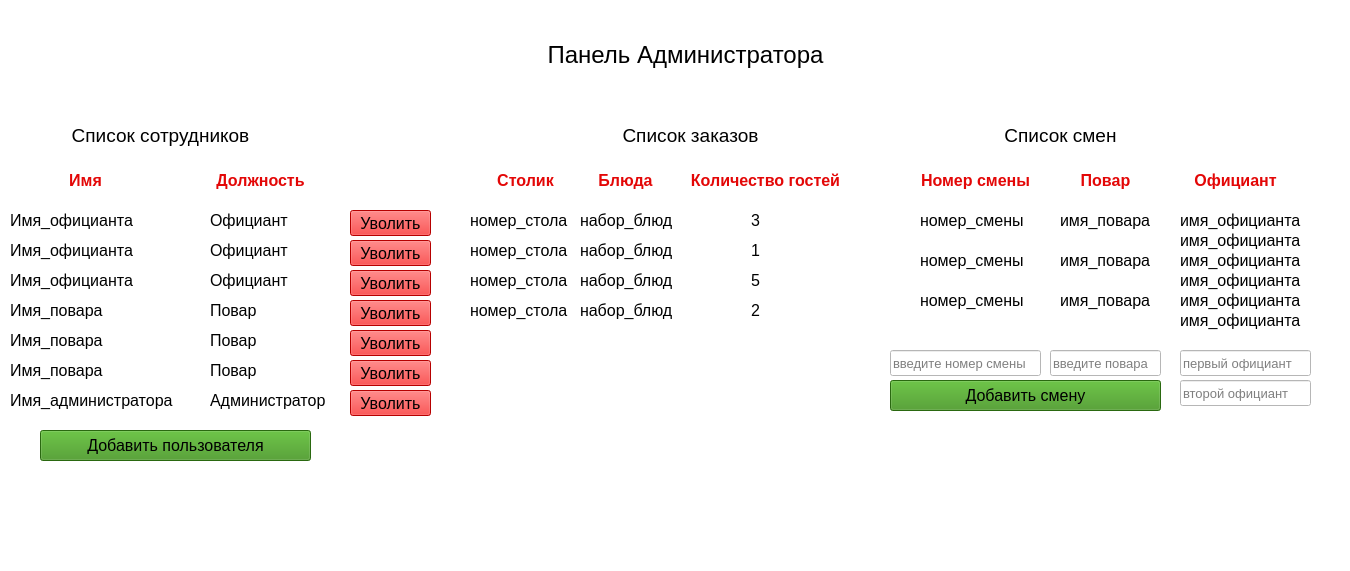
 <widget class="QMainWindow" name="AdminWindow">
  <property name="geometry">
   <rect>
    <x>0</x>
    <y>0</y>
    <width>1350</width>
    <height>571</height>
   </rect>
  </property>
  <property name="font">
   <font>
    <pointsize>16</pointsize>
   </font>
  </property>
  <property name="windowTitle">
   <string>Панель администратора</string>
  </property>
  <property name="styleSheet">
   <string notr="true">background-color: rgb(255, 255, 255);</string>
  </property>
  <widget class="QWidget" name="centralwidget">
   <widget class="QLabel" name="labelTitleWindow">
    <property name="geometry">
     <rect>
      <x>510</x>
      <y>30</y>
      <width>351</width>
      <height>51</height>
     </rect>
    </property>
    <property name="text">
     <string>&lt;html&gt;&lt;head/&gt;&lt;body&gt;&lt;p align=&quot;center&quot;&gt;&lt;span style=&quot; font-size:18pt;&quot;&gt;Панель Администратора&lt;/span&gt;&lt;/p&gt;&lt;/body&gt;&lt;/html&gt;</string>
    </property>
   </widget>
   <widget class="QLabel" name="labelEmployee">
    <property name="geometry">
     <rect>
      <x>40</x>
      <y>120</y>
      <width>241</width>
      <height>31</height>
     </rect>
    </property>
    <property name="font">
     <font>
      <pointsize>14</pointsize>
     </font>
    </property>
    <property name="text">
     <string>&lt;html&gt;&lt;head/&gt;&lt;body&gt;&lt;p align=&quot;center&quot;&gt;Список сотрудников&lt;/p&gt;&lt;/body&gt;&lt;/html&gt;</string>
    </property>
   </widget>
   <widget class="QLabel" name="labelOrder">
    <property name="geometry">
     <rect>
      <x>590</x>
      <y>120</y>
      <width>201</width>
      <height>31</height>
     </rect>
    </property>
    <property name="font">
     <font>
      <pointsize>14</pointsize>
     </font>
    </property>
    <property name="text">
     <string>&lt;html&gt;&lt;head/&gt;&lt;body&gt;&lt;p align=&quot;center&quot;&gt;Список заказов&lt;/p&gt;&lt;/body&gt;&lt;/html&gt;</string>
    </property>
   </widget>
   <widget class="QLabel" name="labelShift">
    <property name="geometry">
     <rect>
      <x>970</x>
      <y>120</y>
      <width>181</width>
      <height>31</height>
     </rect>
    </property>
    <property name="font">
     <font>
      <pointsize>14</pointsize>
     </font>
    </property>
    <property name="text">
     <string>&lt;html&gt;&lt;head/&gt;&lt;body&gt;&lt;p align=&quot;center&quot;&gt;Список смен&lt;/p&gt;&lt;/body&gt;&lt;/html&gt;</string>
    </property>
   </widget>
   <widget class="QLabel" name="label">
    <property name="geometry">
     <rect>
      <x>40</x>
      <y>170</y>
      <width>91</width>
      <height>21</height>
     </rect>
    </property>
    <property name="font">
     <font>
      <pointsize>12</pointsize>
     </font>
    </property>
    <property name="text">
     <string>&lt;html&gt;&lt;head/&gt;&lt;body&gt;&lt;p align=&quot;center&quot;&gt;&lt;span style=&quot; font-weight:600; color:#e30707;&quot;&gt;Имя&lt;/span&gt;&lt;/p&gt;&lt;/body&gt;&lt;/html&gt;</string>
    </property>
   </widget>
   <widget class="QLabel" name="label_2">
    <property name="geometry">
     <rect>
      <x>210</x>
      <y>170</y>
      <width>101</width>
      <height>21</height>
     </rect>
    </property>
    <property name="font">
     <font>
      <pointsize>12</pointsize>
     </font>
    </property>
    <property name="text">
     <string>&lt;html&gt;&lt;head/&gt;&lt;body&gt;&lt;p align=&quot;center&quot;&gt;&lt;span style=&quot; font-weight:600; color:#e30707;&quot;&gt;Должность&lt;/span&gt;&lt;/p&gt;&lt;/body&gt;&lt;/html&gt;</string>
    </property>
   </widget>
   <widget class="QLabel" name="label_3">
    <property name="geometry">
     <rect>
      <x>10</x>
      <y>200</y>
      <width>141</width>
      <height>41</height>
     </rect>
    </property>
    <property name="font">
     <font>
      <pointsize>12</pointsize>
     </font>
    </property>
    <property name="text">
     <string>&lt;html&gt;&lt;head/&gt;&lt;body&gt;&lt;p&gt;Имя_официанта&lt;/p&gt;&lt;/body&gt;&lt;/html&gt;</string>
    </property>
   </widget>
   <widget class="QLabel" name="label_4">
    <property name="geometry">
     <rect>
      <x>210</x>
      <y>210</y>
      <width>91</width>
      <height>21</height>
     </rect>
    </property>
    <property name="font">
     <font>
      <pointsize>12</pointsize>
     </font>
    </property>
    <property name="text">
     <string>&lt;html&gt;&lt;head/&gt;&lt;body&gt;&lt;p&gt;Официант&lt;/p&gt;&lt;/body&gt;&lt;/html&gt;</string>
    </property>
   </widget>
   <widget class="QLabel" name="label_5">
    <property name="geometry">
     <rect>
      <x>10</x>
      <y>300</y>
      <width>101</width>
      <height>21</height>
     </rect>
    </property>
    <property name="font">
     <font>
      <pointsize>12</pointsize>
     </font>
    </property>
    <property name="text">
     <string>&lt;html&gt;&lt;head/&gt;&lt;body&gt;&lt;p&gt;Имя_повара&lt;/p&gt;&lt;/body&gt;&lt;/html&gt;</string>
    </property>
   </widget>
   <widget class="QLabel" name="label_6">
    <property name="geometry">
     <rect>
      <x>210</x>
      <y>240</y>
      <width>91</width>
      <height>21</height>
     </rect>
    </property>
    <property name="font">
     <font>
      <pointsize>12</pointsize>
     </font>
    </property>
    <property name="text">
     <string>&lt;html&gt;&lt;head/&gt;&lt;body&gt;&lt;p&gt;Официант&lt;/p&gt;&lt;/body&gt;&lt;/html&gt;</string>
    </property>
   </widget>
   <widget class="QLabel" name="label_7">
    <property name="geometry">
     <rect>
      <x>10</x>
      <y>230</y>
      <width>141</width>
      <height>41</height>
     </rect>
    </property>
    <property name="font">
     <font>
      <pointsize>12</pointsize>
     </font>
    </property>
    <property name="text">
     <string>&lt;html&gt;&lt;head/&gt;&lt;body&gt;&lt;p&gt;Имя_официанта&lt;/p&gt;&lt;/body&gt;&lt;/html&gt;</string>
    </property>
   </widget>
   <widget class="QLabel" name="label_8">
    <property name="geometry">
     <rect>
      <x>10</x>
      <y>260</y>
      <width>141</width>
      <height>41</height>
     </rect>
    </property>
    <property name="font">
     <font>
      <pointsize>12</pointsize>
     </font>
    </property>
    <property name="text">
     <string>&lt;html&gt;&lt;head/&gt;&lt;body&gt;&lt;p&gt;Имя_официанта&lt;/p&gt;&lt;/body&gt;&lt;/html&gt;</string>
    </property>
   </widget>
   <widget class="QLabel" name="label_9">
    <property name="geometry">
     <rect>
      <x>210</x>
      <y>270</y>
      <width>91</width>
      <height>21</height>
     </rect>
    </property>
    <property name="font">
     <font>
      <pointsize>12</pointsize>
     </font>
    </property>
    <property name="text">
     <string>&lt;html&gt;&lt;head/&gt;&lt;body&gt;&lt;p&gt;Официант&lt;/p&gt;&lt;/body&gt;&lt;/html&gt;</string>
    </property>
   </widget>
   <widget class="QLabel" name="label_10">
    <property name="geometry">
     <rect>
      <x>210</x>
      <y>300</y>
      <width>91</width>
      <height>21</height>
     </rect>
    </property>
    <property name="font">
     <font>
      <pointsize>12</pointsize>
     </font>
    </property>
    <property name="text">
     <string>&lt;html&gt;&lt;head/&gt;&lt;body&gt;&lt;p&gt;Повар&lt;/p&gt;&lt;/body&gt;&lt;/html&gt;</string>
    </property>
   </widget>
   <widget class="QLabel" name="label_11">
    <property name="geometry">
     <rect>
      <x>10</x>
      <y>330</y>
      <width>101</width>
      <height>21</height>
     </rect>
    </property>
    <property name="font">
     <font>
      <pointsize>12</pointsize>
     </font>
    </property>
    <property name="text">
     <string>&lt;html&gt;&lt;head/&gt;&lt;body&gt;&lt;p&gt;Имя_повара&lt;/p&gt;&lt;/body&gt;&lt;/html&gt;</string>
    </property>
   </widget>
   <widget class="QLabel" name="label_12">
    <property name="geometry">
     <rect>
      <x>210</x>
      <y>330</y>
      <width>91</width>
      <height>21</height>
     </rect>
    </property>
    <property name="font">
     <font>
      <pointsize>12</pointsize>
     </font>
    </property>
    <property name="text">
     <string>&lt;html&gt;&lt;head/&gt;&lt;body&gt;&lt;p&gt;Повар&lt;/p&gt;&lt;/body&gt;&lt;/html&gt;</string>
    </property>
   </widget>
   <widget class="QLabel" name="label_13">
    <property name="geometry">
     <rect>
      <x>10</x>
      <y>360</y>
      <width>101</width>
      <height>21</height>
     </rect>
    </property>
    <property name="font">
     <font>
      <pointsize>12</pointsize>
     </font>
    </property>
    <property name="text">
     <string>&lt;html&gt;&lt;head/&gt;&lt;body&gt;&lt;p&gt;Имя_повара&lt;/p&gt;&lt;/body&gt;&lt;/html&gt;</string>
    </property>
   </widget>
   <widget class="QLabel" name="label_14">
    <property name="geometry">
     <rect>
      <x>210</x>
      <y>360</y>
      <width>91</width>
      <height>21</height>
     </rect>
    </property>
    <property name="font">
     <font>
      <pointsize>12</pointsize>
     </font>
    </property>
    <property name="text">
     <string>&lt;html&gt;&lt;head/&gt;&lt;body&gt;&lt;p&gt;Повар&lt;/p&gt;&lt;/body&gt;&lt;/html&gt;</string>
    </property>
   </widget>
   <widget class="QLabel" name="label_15">
    <property name="geometry">
     <rect>
      <x>10</x>
      <y>390</y>
      <width>171</width>
      <height>21</height>
     </rect>
    </property>
    <property name="font">
     <font>
      <pointsize>12</pointsize>
     </font>
    </property>
    <property name="text">
     <string>&lt;html&gt;&lt;head/&gt;&lt;body&gt;&lt;p&gt;Имя_администратора&lt;/p&gt;&lt;/body&gt;&lt;/html&gt;</string>
    </property>
   </widget>
   <widget class="QLabel" name="label_16">
    <property name="geometry">
     <rect>
      <x>210</x>
      <y>390</y>
      <width>131</width>
      <height>21</height>
     </rect>
    </property>
    <property name="font">
     <font>
      <pointsize>12</pointsize>
     </font>
    </property>
    <property name="text">
     <string>&lt;html&gt;&lt;head/&gt;&lt;body&gt;&lt;p&gt;Администратор&lt;/p&gt;&lt;/body&gt;&lt;/html&gt;</string>
    </property>
   </widget>
   <widget class="QLabel" name="label_17">
    <property name="geometry">
     <rect>
      <x>480</x>
      <y>170</y>
      <width>91</width>
      <height>21</height>
     </rect>
    </property>
    <property name="font">
     <font>
      <pointsize>12</pointsize>
     </font>
    </property>
    <property name="text">
     <string>&lt;html&gt;&lt;head/&gt;&lt;body&gt;&lt;p align=&quot;center&quot;&gt;&lt;span style=&quot; font-weight:600; color:#e30707;&quot;&gt;Столик&lt;/span&gt;&lt;/p&gt;&lt;/body&gt;&lt;/html&gt;</string>
    </property>
   </widget>
   <widget class="QLabel" name="label_18">
    <property name="geometry">
     <rect>
      <x>580</x>
      <y>170</y>
      <width>91</width>
      <height>21</height>
     </rect>
    </property>
    <property name="font">
     <font>
      <pointsize>12</pointsize>
     </font>
    </property>
    <property name="text">
     <string>&lt;html&gt;&lt;head/&gt;&lt;body&gt;&lt;p align=&quot;center&quot;&gt;&lt;span style=&quot; font-weight:600; color:#e30707;&quot;&gt;Блюда&lt;/span&gt;&lt;/p&gt;&lt;/body&gt;&lt;/html&gt;</string>
    </property>
   </widget>
   <widget class="QLabel" name="label_19">
    <property name="geometry">
     <rect>
      <x>680</x>
      <y>150</y>
      <width>171</width>
      <height>61</height>
     </rect>
    </property>
    <property name="font">
     <font>
      <pointsize>12</pointsize>
     </font>
    </property>
    <property name="text">
     <string>&lt;!DOCTYPE HTML PUBLIC &quot;-//W3C//DTD HTML 4.0//EN&quot; &quot;http://www.w3.org/TR/REC-html40/strict.dtd&quot;&gt;
&lt;html&gt;&lt;head&gt;&lt;meta name=&quot;qrichtext&quot; content=&quot;1&quot; /&gt;&lt;style type=&quot;text/css&quot;&gt;
p, li { white-space: pre-wrap; }
&lt;/style&gt;&lt;/head&gt;&lt;body style=&quot; font-family:'Open Sans'; font-size:12pt; font-weight:400; font-style:normal;&quot;&gt;
&lt;p align=&quot;center&quot; style=&quot; margin-top:12px; margin-bottom:12px; margin-left:0px; margin-right:0px; -qt-block-indent:0; text-indent:0px;&quot;&gt;&lt;span style=&quot; font-weight:600; color:#e30707;&quot;&gt;Количество гостей&lt;/span&gt;&lt;/p&gt;&lt;/body&gt;&lt;/html&gt;</string>
    </property>
   </widget>
   <widget class="QLabel" name="label_20">
    <property name="geometry">
     <rect>
      <x>470</x>
      <y>210</y>
      <width>101</width>
      <height>21</height>
     </rect>
    </property>
    <property name="font">
     <font>
      <pointsize>12</pointsize>
     </font>
    </property>
    <property name="text">
     <string>&lt;html&gt;&lt;head/&gt;&lt;body&gt;&lt;p&gt;номер_стола&lt;/p&gt;&lt;/body&gt;&lt;/html&gt;</string>
    </property>
   </widget>
   <widget class="QLabel" name="label_21">
    <property name="geometry">
     <rect>
      <x>470</x>
      <y>240</y>
      <width>101</width>
      <height>21</height>
     </rect>
    </property>
    <property name="font">
     <font>
      <pointsize>12</pointsize>
     </font>
    </property>
    <property name="text">
     <string>&lt;html&gt;&lt;head/&gt;&lt;body&gt;&lt;p&gt;номер_стола&lt;/p&gt;&lt;/body&gt;&lt;/html&gt;</string>
    </property>
   </widget>
   <widget class="QLabel" name="label_22">
    <property name="geometry">
     <rect>
      <x>470</x>
      <y>270</y>
      <width>101</width>
      <height>21</height>
     </rect>
    </property>
    <property name="font">
     <font>
      <pointsize>12</pointsize>
     </font>
    </property>
    <property name="text">
     <string>&lt;html&gt;&lt;head/&gt;&lt;body&gt;&lt;p&gt;номер_стола&lt;/p&gt;&lt;/body&gt;&lt;/html&gt;</string>
    </property>
   </widget>
   <widget class="QLabel" name="label_23">
    <property name="geometry">
     <rect>
      <x>470</x>
      <y>300</y>
      <width>101</width>
      <height>21</height>
     </rect>
    </property>
    <property name="font">
     <font>
      <pointsize>12</pointsize>
     </font>
    </property>
    <property name="text">
     <string>&lt;html&gt;&lt;head/&gt;&lt;body&gt;&lt;p&gt;номер_стола&lt;/p&gt;&lt;/body&gt;&lt;/html&gt;</string>
    </property>
   </widget>
   <widget class="QLabel" name="label_24">
    <property name="geometry">
     <rect>
      <x>580</x>
      <y>210</y>
      <width>101</width>
      <height>21</height>
     </rect>
    </property>
    <property name="font">
     <font>
      <pointsize>12</pointsize>
     </font>
    </property>
    <property name="text">
     <string>&lt;html&gt;&lt;head/&gt;&lt;body&gt;&lt;p&gt;набор_блюд&lt;/p&gt;&lt;/body&gt;&lt;/html&gt;</string>
    </property>
   </widget>
   <widget class="QLabel" name="label_25">
    <property name="geometry">
     <rect>
      <x>580</x>
      <y>240</y>
      <width>101</width>
      <height>21</height>
     </rect>
    </property>
    <property name="font">
     <font>
      <pointsize>12</pointsize>
     </font>
    </property>
    <property name="text">
     <string>&lt;html&gt;&lt;head/&gt;&lt;body&gt;&lt;p&gt;набор_блюд&lt;/p&gt;&lt;/body&gt;&lt;/html&gt;</string>
    </property>
   </widget>
   <widget class="QLabel" name="label_26">
    <property name="geometry">
     <rect>
      <x>580</x>
      <y>270</y>
      <width>101</width>
      <height>21</height>
     </rect>
    </property>
    <property name="font">
     <font>
      <pointsize>12</pointsize>
     </font>
    </property>
    <property name="text">
     <string>&lt;html&gt;&lt;head/&gt;&lt;body&gt;&lt;p&gt;набор_блюд&lt;/p&gt;&lt;/body&gt;&lt;/html&gt;</string>
    </property>
   </widget>
   <widget class="QLabel" name="label_27">
    <property name="geometry">
     <rect>
      <x>580</x>
      <y>300</y>
      <width>101</width>
      <height>21</height>
     </rect>
    </property>
    <property name="font">
     <font>
      <pointsize>12</pointsize>
     </font>
    </property>
    <property name="text">
     <string>&lt;html&gt;&lt;head/&gt;&lt;body&gt;&lt;p&gt;набор_блюд&lt;/p&gt;&lt;/body&gt;&lt;/html&gt;</string>
    </property>
   </widget>
   <widget class="QLabel" name="label_28">
    <property name="geometry">
     <rect>
      <x>740</x>
      <y>210</y>
      <width>31</width>
      <height>21</height>
     </rect>
    </property>
    <property name="font">
     <font>
      <pointsize>12</pointsize>
     </font>
    </property>
    <property name="text">
     <string>&lt;html&gt;&lt;head/&gt;&lt;body&gt;&lt;p align=&quot;center&quot;&gt;3&lt;/p&gt;&lt;/body&gt;&lt;/html&gt;</string>
    </property>
   </widget>
   <widget class="QLabel" name="label_29">
    <property name="geometry">
     <rect>
      <x>740</x>
      <y>240</y>
      <width>31</width>
      <height>21</height>
     </rect>
    </property>
    <property name="font">
     <font>
      <pointsize>12</pointsize>
     </font>
    </property>
    <property name="text">
     <string>&lt;html&gt;&lt;head/&gt;&lt;body&gt;&lt;p align=&quot;center&quot;&gt;1&lt;/p&gt;&lt;/body&gt;&lt;/html&gt;</string>
    </property>
   </widget>
   <widget class="QLabel" name="label_30">
    <property name="geometry">
     <rect>
      <x>740</x>
      <y>270</y>
      <width>31</width>
      <height>21</height>
     </rect>
    </property>
    <property name="font">
     <font>
      <pointsize>12</pointsize>
     </font>
    </property>
    <property name="text">
     <string>&lt;html&gt;&lt;head/&gt;&lt;body&gt;&lt;p align=&quot;center&quot;&gt;5&lt;/p&gt;&lt;/body&gt;&lt;/html&gt;</string>
    </property>
   </widget>
   <widget class="QLabel" name="label_31">
    <property name="geometry">
     <rect>
      <x>740</x>
      <y>300</y>
      <width>31</width>
      <height>21</height>
     </rect>
    </property>
    <property name="font">
     <font>
      <pointsize>12</pointsize>
     </font>
    </property>
    <property name="text">
     <string>&lt;html&gt;&lt;head/&gt;&lt;body&gt;&lt;p align=&quot;center&quot;&gt;2&lt;/p&gt;&lt;/body&gt;&lt;/html&gt;</string>
    </property>
   </widget>
   <widget class="QLabel" name="label_32">
    <property name="geometry">
     <rect>
      <x>910</x>
      <y>170</y>
      <width>131</width>
      <height>21</height>
     </rect>
    </property>
    <property name="font">
     <font>
      <pointsize>12</pointsize>
     </font>
    </property>
    <property name="text">
     <string>&lt;html&gt;&lt;head/&gt;&lt;body&gt;&lt;p align=&quot;center&quot;&gt;&lt;span style=&quot; font-weight:600; color:#e30707;&quot;&gt;Номер смены&lt;/span&gt;&lt;/p&gt;&lt;/body&gt;&lt;/html&gt;</string>
    </property>
   </widget>
   <widget class="QLabel" name="label_33">
    <property name="geometry">
     <rect>
      <x>1040</x>
      <y>170</y>
      <width>131</width>
      <height>21</height>
     </rect>
    </property>
    <property name="font">
     <font>
      <pointsize>12</pointsize>
     </font>
    </property>
    <property name="text">
     <string>&lt;html&gt;&lt;head/&gt;&lt;body&gt;&lt;p align=&quot;center&quot;&gt;&lt;span style=&quot; font-weight:600; color:#e30707;&quot;&gt;Повар&lt;/span&gt;&lt;/p&gt;&lt;/body&gt;&lt;/html&gt;</string>
    </property>
   </widget>
   <widget class="QLabel" name="label_34">
    <property name="geometry">
     <rect>
      <x>1170</x>
      <y>170</y>
      <width>131</width>
      <height>21</height>
     </rect>
    </property>
    <property name="font">
     <font>
      <pointsize>12</pointsize>
     </font>
    </property>
    <property name="text">
     <string>&lt;html&gt;&lt;head/&gt;&lt;body&gt;&lt;p align=&quot;center&quot;&gt;&lt;span style=&quot; font-weight:600; color:#e30707;&quot;&gt;Официант&lt;/span&gt;&lt;/p&gt;&lt;/body&gt;&lt;/html&gt;</string>
    </property>
   </widget>
   <widget class="QLabel" name="label_35">
    <property name="geometry">
     <rect>
      <x>920</x>
      <y>210</y>
      <width>111</width>
      <height>21</height>
     </rect>
    </property>
    <property name="font">
     <font>
      <pointsize>12</pointsize>
     </font>
    </property>
    <property name="text">
     <string>&lt;html&gt;&lt;head/&gt;&lt;body&gt;&lt;p&gt;номер_смены&lt;/p&gt;&lt;/body&gt;&lt;/html&gt;</string>
    </property>
   </widget>
   <widget class="QLabel" name="label_36">
    <property name="geometry">
     <rect>
      <x>920</x>
      <y>250</y>
      <width>111</width>
      <height>21</height>
     </rect>
    </property>
    <property name="font">
     <font>
      <pointsize>12</pointsize>
     </font>
    </property>
    <property name="text">
     <string>&lt;html&gt;&lt;head/&gt;&lt;body&gt;&lt;p&gt;номер_смены&lt;/p&gt;&lt;/body&gt;&lt;/html&gt;</string>
    </property>
   </widget>
   <widget class="QLabel" name="label_37">
    <property name="geometry">
     <rect>
      <x>920</x>
      <y>290</y>
      <width>111</width>
      <height>21</height>
     </rect>
    </property>
    <property name="font">
     <font>
      <pointsize>12</pointsize>
     </font>
    </property>
    <property name="text">
     <string>&lt;html&gt;&lt;head/&gt;&lt;body&gt;&lt;p&gt;номер_смены&lt;/p&gt;&lt;/body&gt;&lt;/html&gt;</string>
    </property>
   </widget>
   <widget class="QLabel" name="label_38">
    <property name="geometry">
     <rect>
      <x>1060</x>
      <y>210</y>
      <width>101</width>
      <height>21</height>
     </rect>
    </property>
    <property name="font">
     <font>
      <pointsize>12</pointsize>
     </font>
    </property>
    <property name="text">
     <string>&lt;html&gt;&lt;head/&gt;&lt;body&gt;&lt;p&gt;имя_повара&lt;/p&gt;&lt;/body&gt;&lt;/html&gt;</string>
    </property>
   </widget>
   <widget class="QLabel" name="label_39">
    <property name="geometry">
     <rect>
      <x>1180</x>
      <y>210</y>
      <width>131</width>
      <height>21</height>
     </rect>
    </property>
    <property name="font">
     <font>
      <pointsize>12</pointsize>
     </font>
    </property>
    <property name="text">
     <string>&lt;html&gt;&lt;head/&gt;&lt;body&gt;&lt;p&gt;имя_официанта&lt;/p&gt;&lt;/body&gt;&lt;/html&gt;</string>
    </property>
   </widget>
   <widget class="QLabel" name="label_40">
    <property name="geometry">
     <rect>
      <x>1180</x>
      <y>230</y>
      <width>131</width>
      <height>21</height>
     </rect>
    </property>
    <property name="font">
     <font>
      <pointsize>12</pointsize>
     </font>
    </property>
    <property name="text">
     <string>&lt;html&gt;&lt;head/&gt;&lt;body&gt;&lt;p&gt;имя_официанта&lt;/p&gt;&lt;/body&gt;&lt;/html&gt;</string>
    </property>
   </widget>
   <widget class="QLabel" name="label_41">
    <property name="geometry">
     <rect>
      <x>1060</x>
      <y>250</y>
      <width>101</width>
      <height>21</height>
     </rect>
    </property>
    <property name="font">
     <font>
      <pointsize>12</pointsize>
     </font>
    </property>
    <property name="text">
     <string>&lt;html&gt;&lt;head/&gt;&lt;body&gt;&lt;p&gt;имя_повара&lt;/p&gt;&lt;/body&gt;&lt;/html&gt;</string>
    </property>
   </widget>
   <widget class="QLabel" name="label_42">
    <property name="geometry">
     <rect>
      <x>1180</x>
      <y>250</y>
      <width>131</width>
      <height>21</height>
     </rect>
    </property>
    <property name="font">
     <font>
      <pointsize>12</pointsize>
     </font>
    </property>
    <property name="text">
     <string>&lt;html&gt;&lt;head/&gt;&lt;body&gt;&lt;p&gt;имя_официанта&lt;/p&gt;&lt;/body&gt;&lt;/html&gt;</string>
    </property>
   </widget>
   <widget class="QLabel" name="label_43">
    <property name="geometry">
     <rect>
      <x>1180</x>
      <y>270</y>
      <width>131</width>
      <height>21</height>
     </rect>
    </property>
    <property name="font">
     <font>
      <pointsize>12</pointsize>
     </font>
    </property>
    <property name="text">
     <string>&lt;html&gt;&lt;head/&gt;&lt;body&gt;&lt;p&gt;имя_официанта&lt;/p&gt;&lt;/body&gt;&lt;/html&gt;</string>
    </property>
   </widget>
   <widget class="QLabel" name="label_44">
    <property name="geometry">
     <rect>
      <x>1060</x>
      <y>290</y>
      <width>101</width>
      <height>21</height>
     </rect>
    </property>
    <property name="font">
     <font>
      <pointsize>12</pointsize>
     </font>
    </property>
    <property name="text">
     <string>&lt;html&gt;&lt;head/&gt;&lt;body&gt;&lt;p&gt;имя_повара&lt;/p&gt;&lt;/body&gt;&lt;/html&gt;</string>
    </property>
   </widget>
   <widget class="QLabel" name="label_45">
    <property name="geometry">
     <rect>
      <x>1180</x>
      <y>290</y>
      <width>131</width>
      <height>21</height>
     </rect>
    </property>
    <property name="font">
     <font>
      <pointsize>12</pointsize>
     </font>
    </property>
    <property name="text">
     <string>&lt;html&gt;&lt;head/&gt;&lt;body&gt;&lt;p&gt;имя_официанта&lt;/p&gt;&lt;/body&gt;&lt;/html&gt;</string>
    </property>
   </widget>
   <widget class="QLabel" name="label_46">
    <property name="geometry">
     <rect>
      <x>1180</x>
      <y>310</y>
      <width>131</width>
      <height>21</height>
     </rect>
    </property>
    <property name="font">
     <font>
      <pointsize>12</pointsize>
     </font>
    </property>
    <property name="text">
     <string>&lt;html&gt;&lt;head/&gt;&lt;body&gt;&lt;p&gt;имя_официанта&lt;/p&gt;&lt;/body&gt;&lt;/html&gt;</string>
    </property>
   </widget>
   <widget class="QPushButton" name="pushButton">
    <property name="geometry">
     <rect>
      <x>350</x>
      <y>210</y>
      <width>81</width>
      <height>26</height>
     </rect>
    </property>
    <property name="font">
     <font>
      <pointsize>12</pointsize>
     </font>
    </property>
    <property name="styleSheet">
     <string notr="true">background-color: rgb(255, 0, 0);</string>
    </property>
    <property name="text">
     <string>Уволить</string>
    </property>
   </widget>
   <widget class="QLabel" name="label_47">
    <property name="geometry">
     <rect>
      <x>900</x>
      <y>450</y>
      <width>151</width>
      <height>18</height>
     </rect>
    </property>
    <property name="text">
     <string/>
    </property>
   </widget>
   <widget class="QLineEdit" name="lineEdit">
    <property name="geometry">
     <rect>
      <x>890</x>
      <y>350</y>
      <width>151</width>
      <height>26</height>
     </rect>
    </property>
    <property name="font">
     <font>
      <pointsize>10</pointsize>
     </font>
    </property>
    <property name="placeholderText">
     <string>введите номер смены</string>
    </property>
   </widget>
   <widget class="QLineEdit" name="lineEdit_2">
    <property name="geometry">
     <rect>
      <x>1050</x>
      <y>350</y>
      <width>111</width>
      <height>26</height>
     </rect>
    </property>
    <property name="font">
     <font>
      <pointsize>10</pointsize>
     </font>
    </property>
    <property name="placeholderText">
     <string>введите повара</string>
    </property>
   </widget>
   <widget class="QLineEdit" name="lineEdit_3">
    <property name="geometry">
     <rect>
      <x>1180</x>
      <y>350</y>
      <width>131</width>
      <height>26</height>
     </rect>
    </property>
    <property name="font">
     <font>
      <pointsize>10</pointsize>
     </font>
    </property>
    <property name="placeholderText">
     <string>первый официант</string>
    </property>
   </widget>
   <widget class="QLineEdit" name="lineEdit_4">
    <property name="geometry">
     <rect>
      <x>1180</x>
      <y>380</y>
      <width>131</width>
      <height>26</height>
     </rect>
    </property>
    <property name="font">
     <font>
      <pointsize>10</pointsize>
     </font>
    </property>
    <property name="placeholderText">
     <string>второй официант</string>
    </property>
   </widget>
   <widget class="QPushButton" name="pushButton_2">
    <property name="geometry">
     <rect>
      <x>890</x>
      <y>380</y>
      <width>271</width>
      <height>31</height>
     </rect>
    </property>
    <property name="font">
     <font>
      <pointsize>12</pointsize>
     </font>
    </property>
    <property name="styleSheet">
     <string notr="true">background-color: rgb(59, 146, 23);</string>
    </property>
    <property name="text">
     <string>Добавить смену</string>
    </property>
   </widget>
   <widget class="QPushButton" name="pushButton_3">
    <property name="geometry">
     <rect>
      <x>40</x>
      <y>430</y>
      <width>271</width>
      <height>31</height>
     </rect>
    </property>
    <property name="font">
     <font>
      <pointsize>12</pointsize>
     </font>
    </property>
    <property name="styleSheet">
     <string notr="true">background-color: rgb(59, 146, 23);</string>
    </property>
    <property name="text">
     <string>Добавить пользователя</string>
    </property>
   </widget>
   <widget class="QPushButton" name="pushButton_4">
    <property name="geometry">
     <rect>
      <x>350</x>
      <y>240</y>
      <width>81</width>
      <height>26</height>
     </rect>
    </property>
    <property name="font">
     <font>
      <pointsize>12</pointsize>
     </font>
    </property>
    <property name="styleSheet">
     <string notr="true">background-color: rgb(255, 0, 0);</string>
    </property>
    <property name="text">
     <string>Уволить</string>
    </property>
   </widget>
   <widget class="QPushButton" name="pushButton_5">
    <property name="geometry">
     <rect>
      <x>350</x>
      <y>270</y>
      <width>81</width>
      <height>26</height>
     </rect>
    </property>
    <property name="font">
     <font>
      <pointsize>12</pointsize>
     </font>
    </property>
    <property name="styleSheet">
     <string notr="true">background-color: rgb(255, 0, 0);</string>
    </property>
    <property name="text">
     <string>Уволить</string>
    </property>
   </widget>
   <widget class="QPushButton" name="pushButton_6">
    <property name="geometry">
     <rect>
      <x>350</x>
      <y>300</y>
      <width>81</width>
      <height>26</height>
     </rect>
    </property>
    <property name="font">
     <font>
      <pointsize>12</pointsize>
     </font>
    </property>
    <property name="styleSheet">
     <string notr="true">background-color: rgb(255, 0, 0);</string>
    </property>
    <property name="text">
     <string>Уволить</string>
    </property>
   </widget>
   <widget class="QPushButton" name="pushButton_7">
    <property name="geometry">
     <rect>
      <x>350</x>
      <y>330</y>
      <width>81</width>
      <height>26</height>
     </rect>
    </property>
    <property name="font">
     <font>
      <pointsize>12</pointsize>
     </font>
    </property>
    <property name="styleSheet">
     <string notr="true">background-color: rgb(255, 0, 0);</string>
    </property>
    <property name="text">
     <string>Уволить</string>
    </property>
   </widget>
   <widget class="QPushButton" name="pushButton_8">
    <property name="geometry">
     <rect>
      <x>350</x>
      <y>360</y>
      <width>81</width>
      <height>26</height>
     </rect>
    </property>
    <property name="font">
     <font>
      <pointsize>12</pointsize>
     </font>
    </property>
    <property name="styleSheet">
     <string notr="true">background-color: rgb(255, 0, 0);</string>
    </property>
    <property name="text">
     <string>Уволить</string>
    </property>
   </widget>
   <widget class="QPushButton" name="pushButton_9">
    <property name="geometry">
     <rect>
      <x>350</x>
      <y>390</y>
      <width>81</width>
      <height>26</height>
     </rect>
    </property>
    <property name="font">
     <font>
      <pointsize>12</pointsize>
     </font>
    </property>
    <property name="styleSheet">
     <string notr="true">background-color: rgb(255, 0, 0);</string>
    </property>
    <property name="text">
     <string>Уволить</string>
    </property>
   </widget>
  </widget>
  <widget class="QMenuBar" name="menubar">
   <property name="geometry">
    <rect>
     <x>0</x>
     <y>0</y>
     <width>1350</width>
     <height>35</height>
    </rect>
   </property>
  </widget>
  <widget class="QStatusBar" name="statusbar"/>
 </widget>
